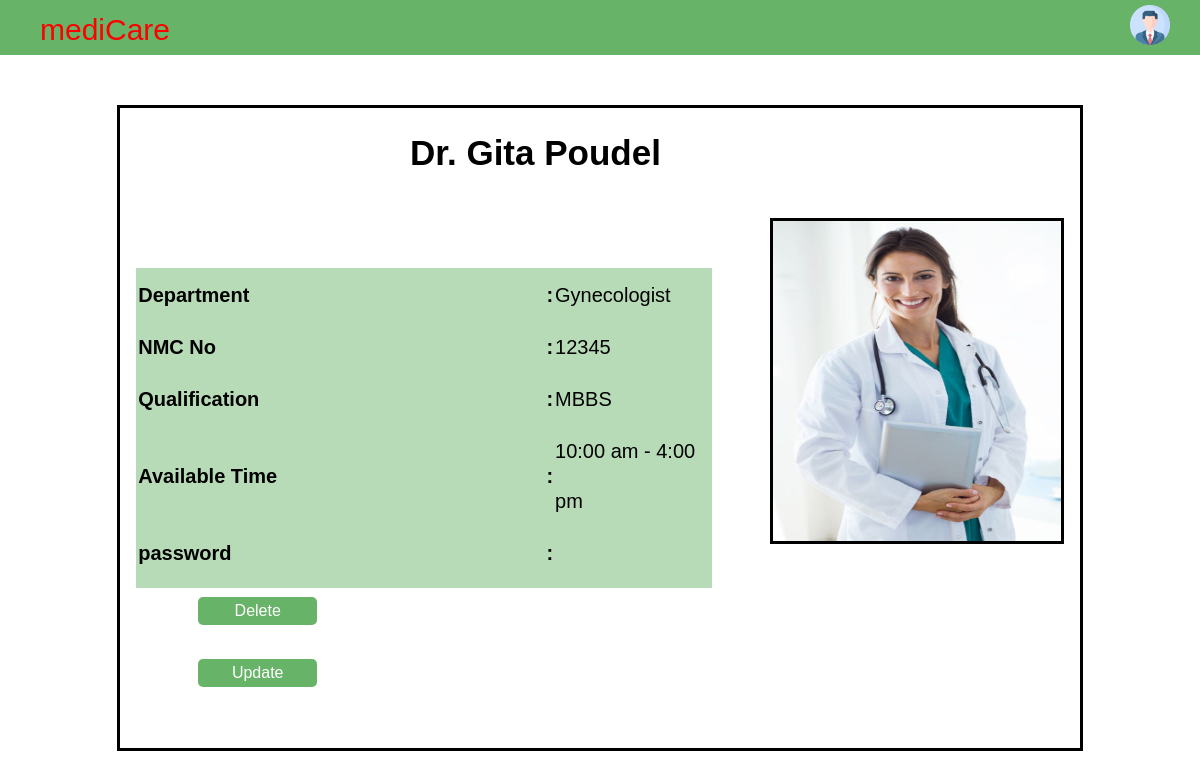
Page /Html/Admin/doc_profile.php?id=1 on the committed database.
### tables this page shows
CREATE TABLE `add_doctor` (
  `id` int(11) NOT NULL,
  `name` varchar(255) NOT NULL,
  `date` varchar(255) NOT NULL,
  `address` varchar(255) NOT NULL,
  `pnumber` varchar(255) NOT NULL,
  `gender` varchar(255) NOT NULL,
  `file` varchar(255) NOT NULL,
  `department` varchar(255) NOT NULL,
  `NMC` varchar(255) NOT NULL,
  `Qualifications` varchar(255) NOT NULL,
  `time` varchar(255) NOT NULL,
  `password` varchar(50) NOT NULL,
  `category` varchar(50) NOT NULL
);

### Html/Admin/doc_profile.php (the view, shortened to what this page needs)
<!DOCTYPE html>
<html lang="en">
<head>
    <link rel="stylesheet" href="../../CSS/dashboard/patient.css">
    <link rel="stylesheet" href="../../CSS/dashboard/Doc_profile.css">
</head>
<body>
    <nav class="navbar">
        <div class="logo">mediCare</div>
        <div class="profile">
            <label for="check1" class="menu-list">
                <img src="../../img_file/profile.png" class="profile_pic" alt="">
            </label>
        </div>
    </nav>
    <div class="doc_container">
        <?php
$conn = mysqli_connect('localhost','root','','hms');
$id = $_GET['id'];
$res = mysqli_query($conn, "SELECT * FROM Add_doctor WHERE id=$id LIMIT 1");
$row = mysqli_fetch_array($res);
    ?>
        <div class="doc_detail">
            <h3 class="doc_title">Dr. <?php echo $row["name"];?></h3>
            <div class="detail_image">
                <div class="doc_info">
                    <table>
                        <tr>
                            <td style="font-weight: bold;">Department</td>
                            <td style="font-weight: bold;">:</td>
                            <td><?php echo $row["category"];?></td>
                        </tr>
                        <tr>
                            <td style="font-weight: bold;">NMC No </td>
                            <td style="font-weight: bold;">:</td>
                            <td><?php echo $row["NMC"];?></td>
                        </tr>
                        <tr>
                            <td style="font-weight: bold;">Qualification </td>
                            <td style="font-weight: bold;">:</td>
                            <td><?php echo $row["Qualifications"];?></td>
                        </tr>
                        <tr>
                            <td style="font-weight: bold;">Available Time    </td>
                            <td style="font-weight: bold;">:</td>
                            <td> <?php echo $row["time"];?></td>
                        </tr>
                        <tr>
                            <td style="font-weight: bold;">password    </td>
                            <td style="font-weight: bold;">:</td>
                            <td> <?php echo $row["password"];?></td>
                        </tr>
                        <tr><td>
<a href='./del_doctor.php?id=<?php echo $row["id"];?>' class='seemorebtn'><button class='btn'>Delete</button></a>
<a href='./update_doctor.php?id=<?php echo $row["id"];?>' class='seemorebtn'><button class='btn'>Update</button></a>
                        </td></tr>
                    </table>
                </div>
                <div class="doc_img">
                <img src='../Admin/<?php echo $row["file"];?> ' width="100%" height="100%"  >
                </div>
            </div>
        </div>
    </div>
</body>
</html>

### CSS/dashboard/patient.css (style rules this page uses)
* { padding: 0; margin: 0; font-family: sans-serif; }
html { font-size: 62.5% }
:root { --white:white; }
.navbar { width: 100%; height: 5.5rem; background-color: rgba(0, 128, 0, 0.596); display: flex; justify-content: space-between; position: relative; position: sticky; top: 0; left: 0; z-index: 1; }
.logo { font-size: 3rem; line-height: 6rem; margin-left: 4rem; color: red; }
.profile { height: 4rem; width: 4rem; border-radius: 50%; background-color: rgb(198, 182, 182); margin-right: 3rem; position: relative; top: 0.5rem; }
label { display: block; position: relative; }
.profile_pic { position: absolute; width: 100%; }

### CSS/dashboard/Doc_profile.css (style rules this page uses)
.doc_container { width: 100%; height: 100vh; }
.doc_detail { width: 80%; height: 80vh; border:solid ; position: absolute; top: 50%; left: 50%; transform: translate(-50% , -50%); }
.doc_title { font-size: 35px; margin: 25px; margin-left: 290px; }
.detail_image { display: flex; position: relative; justify-content: center; gap: 6%; }
.doc_info { width: 60%; height: 40vh; margin-top: 7rem; background-color: rgba(0, 128, 0, 0.283); }
.doc_info tr { line-height: 5rem; font-size: 2rem; font-weight: 300; }
.doc_img { width: 30%; height: 40vh; border: solid; margin-top: 2rem; }

### Html/Admin/doc_profile.php (style rules this page uses)
.seemorebtn .btn { text-align: center; margin-top: -20px; padding: 5px; text-transform: capitalize; font-size: 16px; margin: 17px 60px; background: transparent; width: 119px; outline: none; border: none; background-color: rgba(0, 128, 0, 0.596); color: white; border-radius: 5px; }

### rows in the picture
add_doctor: name "Gita Poudel", category "Gynecologist", NMC "12345", Qualifications "MBBS", time "10:00 am - 4:00 pm", file (picture)
